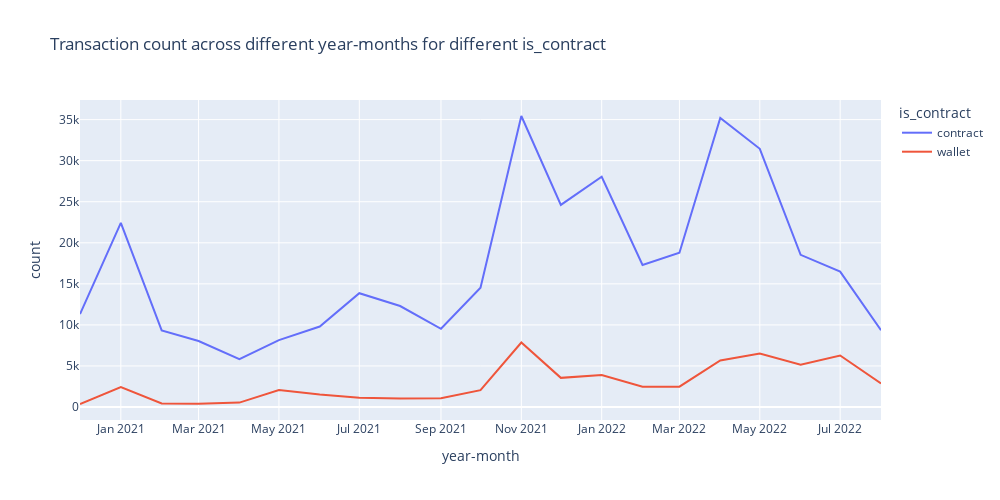

Notebook code cell kept with this figure:
### Code cell
# plot count
fig = px.line(pdf_txn_wallet_monthly_stats, x='year-month', y="count", color = "is_contract",
    title='Transaction count across different year-months for different is_contract', width=1000,height=500)
fig.show()

### Figure 1 — Plotly figure (JSON) as saved in the notebook; plotly's stock layout.template omitted (floating-point values rounded to 4 significant figures)
{"data": [{"hovertemplate": "is_contract=contract<br>year-month=%{x}<br>count=%{y}<extra></extra>", "legendgroup": "contract", "line": {"color": "#636efa", "dash": "solid"}, "marker": {"symbol": "circle"}, "mode": "lines", "name": "contract", "orientation": "v", "showlegend": true, "type": "scatter", "x": ["2020-12", "2021-01", "2021-02", "2021-03", "2021-04", "2021-05", "2021-06", "2021-07", "2021-08", "2021-09", "2021-10", "2021-11", "2021-12", "2022-01", "2022-02", "2022-03", "2022-04", "2022-05", "2022-06", "2022-07", "2022-08"], "xaxis": "x", "y": [11315, 22427, 9324, 8034, 5828, 8145, 9806, 13864, 12301, 9527, 14527, 35440, 24610, 28039, 17306, 18787, 35205, 31442, 18536, 16494, 9349], "yaxis": "y"}, {"hovertemplate": "is_contract=wallet<br>year-month=%{x}<br>count=%{y}<extra></extra>", "legendgroup": "wallet", "line": {"color": "#EF553B", "dash": "solid"}, "marker": {"symbol": "circle"}, "mode": "lines", "name": "wallet", "orientation": "v", "showlegend": true, "type": "scatter", "x": ["2020-12", "2021-01", "2021-02", "2021-03", "2021-04", "2021-05", "2021-06", "2021-07", "2021-08", "2021-09", "2021-10", "2021-11", "2021-12", "2022-01", "2022-02", "2022-03", "2022-04", "2022-05", "2022-06", "2022-07", "2022-08"], "xaxis": "x", "y": [368, 2428, 444, 409, 541, 2065, 1518, 1119, 1051, 1066, 2053, 7852, 3551, 3892, 2464, 2479, 5667, 6506, 5143, 6277, 2860], "yaxis": "y"}], "layout": {"height": 500, "legend": {"title": {"text": "is_contract"}, "tracegroupgap": 0}, "title": {"text": "Transaction count across different year-months for different is_contract"}, "width": 1000, "xaxis": {"anchor": "y", "domain": [0, 1], "title": {"text": "year-month"}}, "yaxis": {"anchor": "x", "domain": [0, 1], "title": {"text": "count"}}}}
